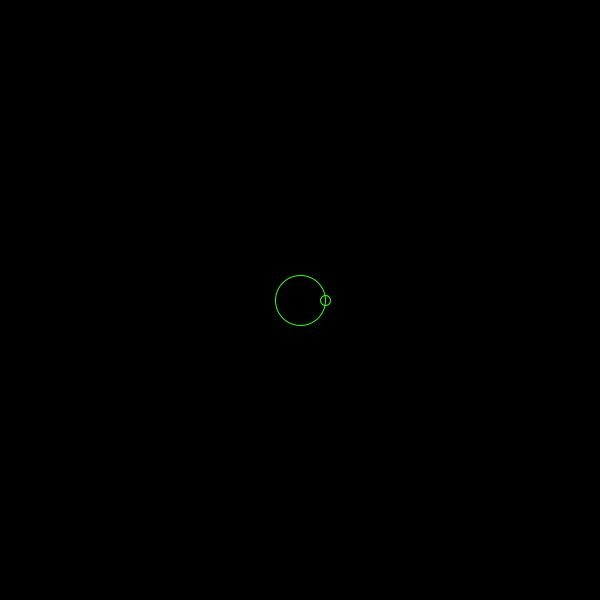
Frame 1 (no input)
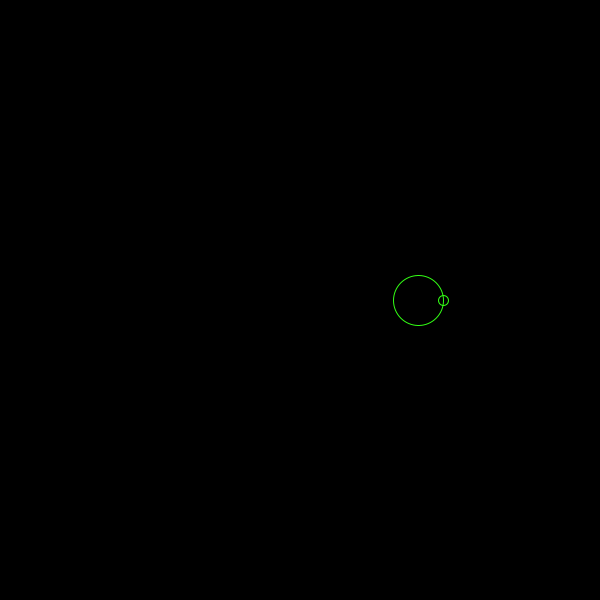
Frame 60 (the mouse pressed at the canvas centre just before this capture)
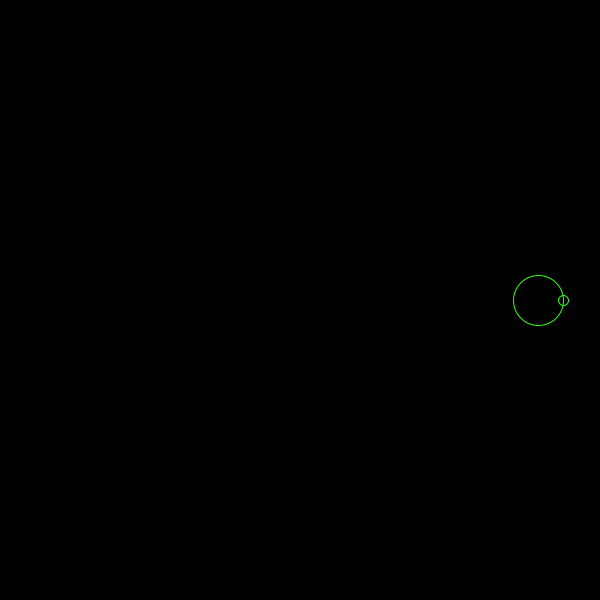
Frame 120 (the mouse held since frame 60 and released just before this capture)

The Processing sketch that drew these frames (run headless with seeded random() and noise(); from frame 60 on, the mouse is pressed at the canvas centre):

// Processing sketch: Movement2D
// ── Movement2D.pde
float posX = 300;
float posY = 300;
float speed = 2;
float angle = 0;
int radius = 25;
boolean Akey = false;
boolean Dkey = false;

void setup() {
  size(600, 600);
  frameRate(60);
}

void draw() {
  background(0);
  keyCheck();
  stroke(50, 255, 20);
  noFill();
  circle(posX, posY, radius * 2);

  float x = posX + cos(radians(angle)) * radius;
  float y = posY + sin(radians(angle)) * radius;

  circle(x, y, 10);

  posX += cos(radians(angle)) * speed;
  posY += sin(radians(angle)) * speed;

  if (posX > width + radius) posX = -25;
  else if (posX < -25) posX = width + 25;
  if (posY > height + radius) posY = -25;
  else if (posY < -25) posY = height + 25;
}

// ── Input.pde
void keyCheck() {
  if (Akey) angle -= 4;
  if (Dkey) angle += 4;
}

void keyPressed() {
  if (key == 'a') Akey = true;
  if (key == 'd') Dkey = true;
  if (key == 'w') speed++;
  if (key == 's') speed--;
}

void keyReleased() {
  if (key == 'a') Akey = false;
  if (key == 'd') Dkey = false;
}
